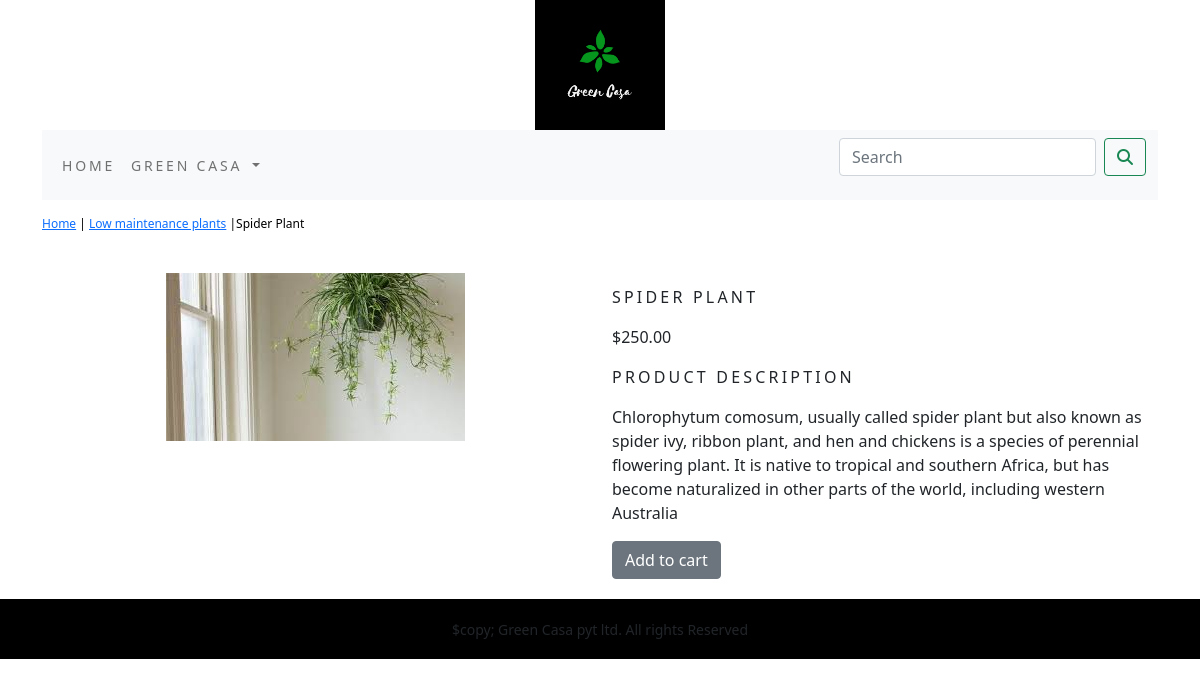
/greencasaapp/Low_maintenance_plants/spider-plant/, run on the app's committed database.
### greencasaapp/models.py (models this page shows, shortened)
class Product(models.Model):
    name = models.CharField(max_length=250, unique=True)
    slug = models.SlugField(max_length=250, unique=True)
    description = models.TextField(blank=True)
    price = models.DecimalField(max_digits=10, decimal_places=2)
    category = models.ForeignKey(Category, on_delete=models.CASCADE)
    image = models.ImageField(upload_to='product', blank=True)
    stock = models.IntegerField()
    available = models.BooleanField(default=True)
    created = models.DateTimeField(auto_now_add=True)
    updated = models.DateTimeField(auto_now=True)
    class Meta:
        ordering = ('name',)
        verbose_name = 'product'
        verbose_name_plural = 'products'

class Category(models.Model):
    name = models.CharField(max_length=250, unique=True)
    slug = models.SlugField(max_length=250, unique=True)
    description = models.TextField(blank=True)
    image = models.ImageField(upload_to='category', blank=True)
    class Meta:
        ordering = ('name',)
        verbose_name = 'category'
        verbose_name_plural = 'categories'
    def get_url(self):
        return reverse('greencasaapp:product_by_category', args=[self.slug])
    def __str__(self):
        return '{}'.format(self.name)

### greencasaapp/views.py (the view)
# urls.py: path('<slug:c_slug>/<slug:product_slug>/', views.ProDetail, name='prodCatDetail'),
def ProDetail(request, c_slug, product_slug):
    try:
        product = Product.objects.get(category__slug=c_slug, slug=product_slug)
    except Exception as e:
        raise e
    return render(request, 'product.html', {'product': product})

### cart/context_processors.py (called while the page is built)
def counter(request):
    item_count=0
    if 'admin' in request.path:
        return {}
    else:
        try:
            cart=Cart.objects.filter(cart_id=_cart_id(request))
            cart_items=CartItem.objects.all().filter(cart=cart[:1])
            for cart_item in cart_items:
                item_count += cart_item.quantity
        except Cart.DoesNotExists:
            item_count = 0
    return dict(item_count=item_count)

### cart/views.py (called while the page is built)
def _cart_id(request):
    cart = request.session.session_key
    if not cart:
        cart = request.session.create()
    return cart

### greencasaapp/context_processors.py (called while the page is built)
def menu_links(request):
    links=Category.objects.all()
    return dict(links=links)

### templates/product.html (shortened to what this page needs)
{% extends 'base.html' %}
{% load static %}
{% block content %}
<div class="row my_product_row_class">
    <div class="mx_auto">
        <p><a href="{% url 'greencasaapp:allProdCat' %} ">Home</a> | <a href="{{product.category.get_url}}">{{product.category}}</a> |{{product.name}} </p>
    </div>
<div class="container">
<br>
<div class="row">
    <div class="col-12 col-sm-12-col-md-12 col-lg-6 text-center">
        <div class="min-width:18rem;">
            <img src="{{product.image.url}}" alt="{{product.name}}">
        </div>
    </div>
        <div class="col-12 col-sm-12 col-md-12 col-lg-6">
            <div>
            <h1 class="my_product_title">{{product.name}}</h1>
            <p>${{product.price}}</p>
            <p class="my_title">Product Description</p>
            <p class="text-justify my_product_text">{{product.description}}</p>
            {% if product.stock <= 0 %}
            <p class="text-justify my_product_text"><b>Out of stock</b></p>
            {% else %}
            <a class="btn btn-secondary" href="{% url 'cart:add_cart' product.id %}">Add to cart</a>
            {% endif %}
        </div>
        </div>
    </div>
    </div>
</div>
{% endblock %}

### static/css/custom.css (style rules this page uses)
body { font-family: 'Noto Serif', serif; }
.my_title { font-size:16px; text-transform:uppercase; letter-spacing:.2em; }
.my_product_row_class { padding-top:15px; padding-bottom:20px; }
.my_product_row_class .mx_auto { color:#000; font-size:12px; text-decoration:none; }
.my_product_title { font-size:16px; text-transform:uppercase; letter-spacing:.2em; padding-top:15px; padding-bottom:10px; }
.my_product_text { padding-right: }

### data on the page
Product: category "Low maintenance plants", name "Spider Plant", image (picture), name "SPIDER PLANT", price "250.00", description "Chlorophytum comosum, usually called spider plant but also known as spider ivy, ribbon plant, and hen and chickens is a species of perennial flowering plant. It is native to tropical and southern Africa, but has become naturalized in other parts of the world, including western Australia"
